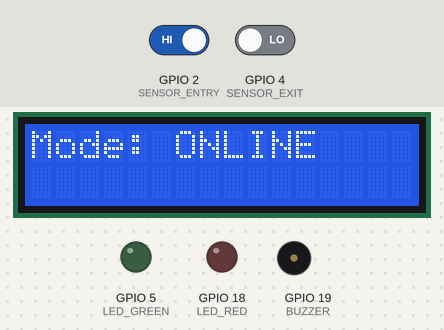
A sketch run on a simulated ESP32. Shown: 16×2 character LCD, output pins drawn as LEDs (lit = HIGH), buzzer (waves = sounding, pin HIGH). The inputs (shaded band) are chosen by the test bench; at power-on: GPIO 2 (SENSOR_ENTRY) HIGH, GPIO 4 (SENSOR_EXIT) LOW. WiFi joins after 1.5 s; servers stay silent unless stated; what the sketch prints to the serial monitor is not drawn.

Above: at 1.6 s.
At 5.1 s:
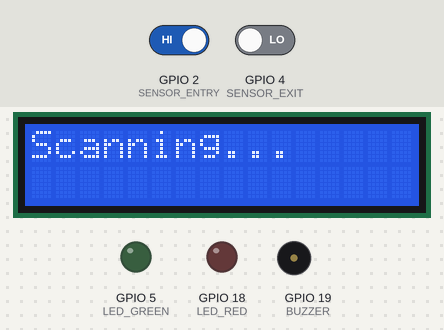
5.2 s: GPIO 2 (SENSOR_ENTRY) driven LOW
At 5.6 s:
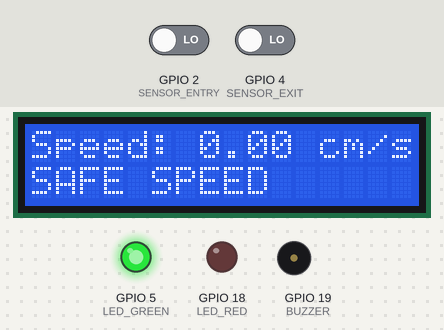
6.7 s: GPIO 2 (SENSOR_ENTRY) driven HIGH
At 9.6 s:
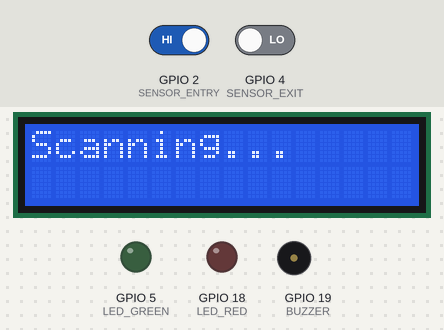
Timing chart, 0 to 11.1 s (numbered marks = the images above; inputs shaded):
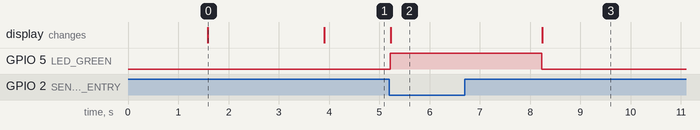

Measured:
- after the input at 5.2 s, GPIO 5 (LED_GREEN): LOW → HIGH at once; the display: changes at once (image 2)
- after the input at 6.7 s, GPIO 5 (LED_GREEN): goes on until 8.2 s, then stays LOW
- what the display in image 0 shows lasts 2.3 s, from 1.6 s to 3.9 s

The sketch:

vehicle_speed_detection.ino
```cpp
#include <WiFi.h>
#include <WiFiClientSecure.h>
#include <UniversalTelegramBot.h>
#include <ArduinoJson.h>
#include <LiquidCrystal_I2C.h>

// --- Credentials ---
const char* ssid = "YOUR_WIFI_NAME";
const char* password = "YOUR_WIFI_PASSWORD";

#define BOTtoken "YOUR_TELEGRAM_BOT_TOKEN"
#define CHAT_ID "YOUR_CHAT_ID"

// --- Hardware Pins ---
#define SENSOR_ENTRY 2
#define SENSOR_EXIT 4
#define LED_GREEN 5
#define LED_RED 18
#define BUZZER 19

// --- Settings ---
float sensorDistance = 15.0;   // Distance between sensors in cm
float speedLimit = 60.0;       // Speed limit in cm/s

LiquidCrystal_I2C lcd(0x27, 16, 2);

WiFiClientSecure client;
UniversalTelegramBot bot(BOTtoken, client);

void setup() {
  Serial.begin(115200);

  lcd.init();
  lcd.backlight();

  pinMode(SENSOR_ENTRY, INPUT);
  pinMode(SENSOR_EXIT, INPUT);

  pinMode(LED_GREEN, OUTPUT);
  pinMode(LED_RED, OUTPUT);
  pinMode(BUZZER, OUTPUT);

  lcd.print("Init WiFi...");

  WiFi.begin(ssid, password);

  client.setCACert(TELEGRAM_CERTIFICATE_ROOT);

  // Wait maximum 5 seconds for Wi-Fi
  unsigned long startAttemptTime = millis();

  while (WiFi.status() != WL_CONNECTED &&
         millis() - startAttemptTime < 5000) {
    delay(500);
    Serial.print(".");
  }

  lcd.clear();

  if (WiFi.status() == WL_CONNECTED) {
    lcd.print("Mode: ONLINE");
    bot.sendMessage(CHAT_ID,
                    "System Online - Vehicle Speed Monitoring",
                    "");
  }
  else {
    lcd.print("Mode: OFFLINE");
  }

  delay(2000);

  lcd.clear();
  lcd.print("Scanning...");
}

void loop() {

  // Detect vehicle at first sensor
  if (digitalRead(SENSOR_ENTRY) == LOW) {

    unsigned long startTime = millis();

    // Wait for second sensor
    while (digitalRead(SENSOR_EXIT) == HIGH) {

      // Safety timeout
      if (millis() - startTime > 2000) {
        break;
      }
    }

    unsigned long endTime = millis();

    float timeTaken =
        (endTime - startTime) / 1000.0;

    float speed =
        (timeTaken > 0) ?
        (sensorDistance / timeTaken) : 0;

    processSpeed(speed);
  }
}

void processSpeed(float speed) {

  lcd.clear();

  lcd.print("Speed: ");
  lcd.print(speed);
  lcd.print(" cm/s");

  if (speed > speedLimit) {

    // Local overspeed alert
    digitalWrite(LED_RED, HIGH);
    digitalWrite(BUZZER, HIGH);

    lcd.setCursor(0, 1);
    lcd.print("OVERSPEED!");

    // IoT alert through Telegram
    if (WiFi.status() == WL_CONNECTED) {

      String message =
          "Overspeed Alert!\nSpeed: " +
          String(speed) +
          " cm/s";

      bot.sendMessage(CHAT_ID, message, "");
    }

  }
  else {

    // Safe speed indication
    digitalWrite(LED_GREEN, HIGH);

    lcd.setCursor(0, 1);
    lcd.print("SAFE SPEED");
  }

  delay(3000);

  resetSystem();
}

void resetSystem() {

  digitalWrite(LED_RED, LOW);
  digitalWrite(LED_GREEN, LOW);
  digitalWrite(BUZZER, LOW);

  lcd.clear();
  lcd.print("Scanning...");
}
```
